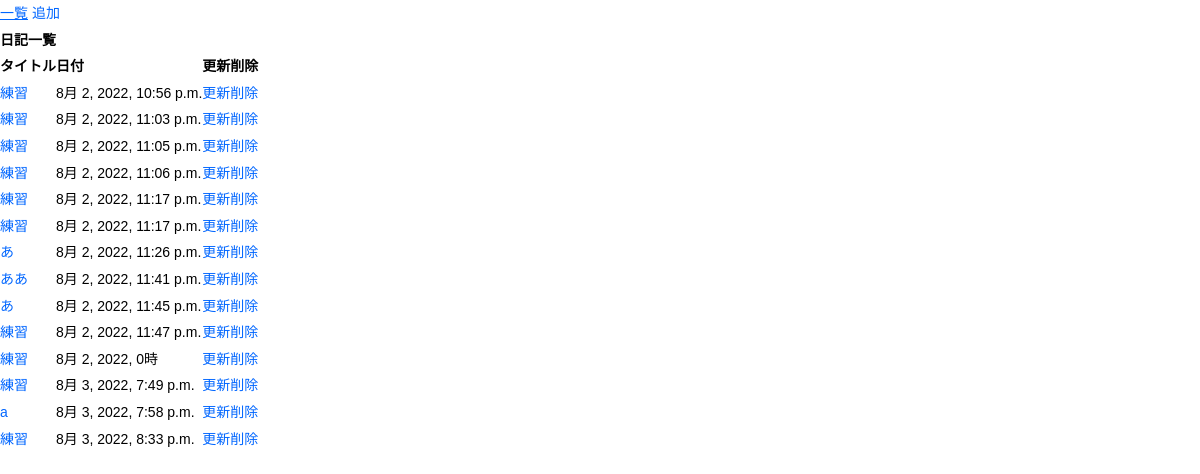
The app's page /ani/diary/, older data.
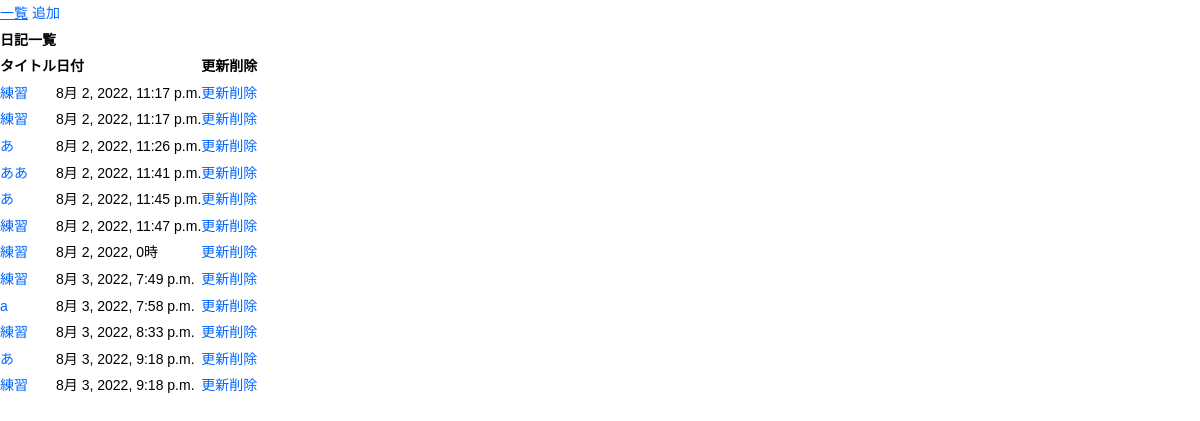
The same page, newer data.
### ani/models.py (models this page shows)
class Day(models.Model):
    title = models.CharField('タイトル',max_length=200)
    text = models.TextField('本文')
    date = models.DateTimeField('日付', default=timezone.now)

### ani/views.py (the view)
# urls.py: path('diary/', views.diary, name="diary"),
def diary(request): # 日記一覧
    context = {
        'diary':Day.objects.all(), # models.pyにDayクラスの全てのデータをcontextに渡す
    }
    return render(request,'ani/diary.html',context)

### ani/templates/ani/diary.html
{% extends 'ani/base.html' %}
{% block content %}
<nav class="nav">
    <a class="nav-link active" href="{% url 'ani:diary' %}">一覧</a>
    <a class="nav-link" href="{% url 'ani:add' %}">追加</a>
</nav>
<h1>日記一覧</h1>
<table class = "table">
    <thread>
        <tr>
            <th>タイトル</th>
            <th>日付</th>
            <th>更新</th>
            <th>削除</th>
        </tr>
    </thread>
    <tbody>
        {% for day in diary %}
        <tr>
            <td><a href="{% url 'ani:detail' day.pk %}">{{ day.title }}</a></td>
            <td>{{ day.date }}</td>
            <td><a href="{% url 'ani:update' day.pk %}">更新</a></td>
            <td><a href="{% url 'ani:delete' day.pk %}">削除</a></td>
        </tr>
    {% endfor %}
    </tbody>
</table>
{% endblock %}

### ani/templates/ani/base.html (shortened to what this page needs)
<!doctype html>
<html lang="ja">
	<head>
	<link rel="stylesheet" media="all" href="css/style.css">
    </head>
	<body>
	{% block content %}
    {% endblock %}
	</body>
</html>

### ani/templates/ani/css/style.css (style rules this page uses)
body,div,dl,dt,dd,ul,ol,li,h1,h2,h3,h4,h5,h6,pre,form,fieldset,input,textarea,p,blockquote,th,td { margin:0;padding:0; }
address,caption,cite,code,dfn,em,strong,th,var { font-style:normal; }
table { border-collapse:collapse;border-spacing:0; }
caption,th { text-align:left; }
h1,h2,h3,h4,h5,h6 { font-size:100%; }
body { font: 14px/1.9 'Noto Sans JP', Arial, Verdana, 游ゴシック, YuGothic,'ヒラギノ角ゴ ProN W3', 'Hiragino Kaku Gothic ProN', メイリオ, Meiryo,sans-serif; font-weight: 300; -webkit-text-size-adjust:100%; overflow-x: hidden; color: #000; background: #fff; }
a { color: #0066ff; text-decoration: none; }
a:hover, .active { text-decoration: underline; }
h1, h2 { font-family: 'Modern Antiqua', 'Noto Sans JP',serif; }
@media only screen and (min-width: 800px) { body { font-size:14px; } }

Row changes from the older to the newer data that the page shows:
removed Day: title "練習", date "8月 2, 2022, 10:56 p.m."
removed Day: title "練習", date "8月 2, 2022, 11:03 p.m."
removed Day: title "練習", date "8月 2, 2022, 11:05 p.m."
removed Day: title "練習", date "8月 2, 2022, 11:06 p.m."
added Day: title "あ", date "8月 3, 2022, 9:18 p.m."
added Day: title "練習", date "8月 3, 2022, 9:18 p.m."
